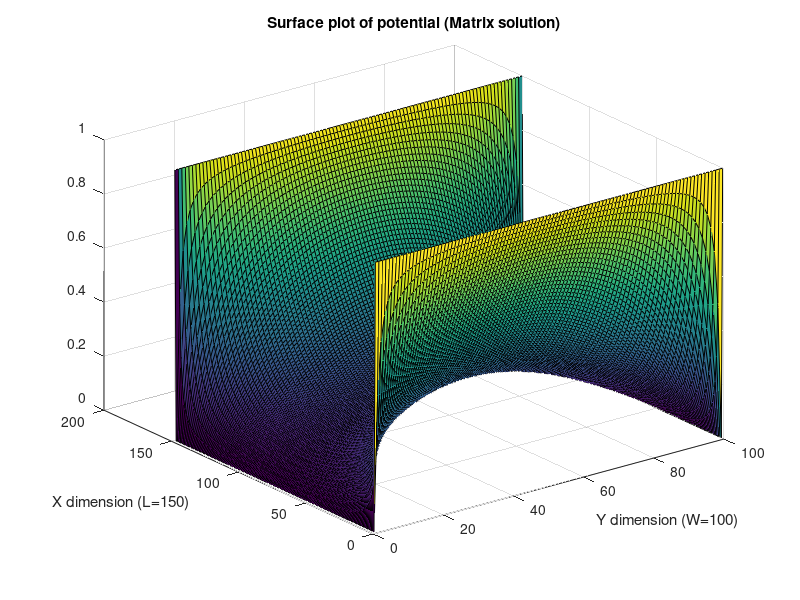
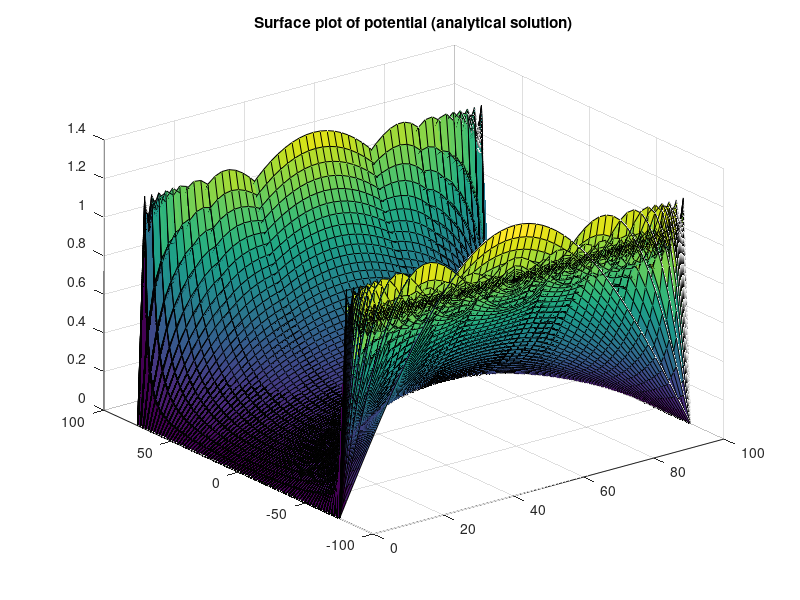

The MATLAB source for these figures, in order:
%% Part Two: Two Dimensional Case
% Here we are solving a 2-dimensional version of Laplace's equation in what
% is essentially a rectangular pipe. Our goal is to compare our numerical
% solution to the analytical solution that can be obtained with a
% separation of variables and fourier analysis. Solving the differential
% equations on paper can be annoying, so a numerical solution is
% appropriate here. This approach would be significantly harder in a
% different coordinate system, but for rectangular coordinates, its OK.

% There is an inherent error involved with both methods. The analytical
% solution involves an infinite sum, but since that's not physically
% realizable, I cut it off at 100. On my plot of the analytical solution,
% the top edges are still wavy, as its comprised of a large quantity of
% sinusoids. I chose to end it at 100 because when watching it as a movie,
% it would stop visually changing around 100 but it would slow down
% dramatically afterwards.

% The finite difference solution I obtained looks really good, but with
% a wider mesh it would look much less smooth. 

nx = 150;
ny = 100;
G = sparse(nx*ny, nx*ny);
B = zeros(1,nx*ny);
cMap = ones(nx,ny);

for i = 1:nx
    for j = 1:ny
        %Setting up the G-Matrix
        n = j + (i-1)*ny;
        if i == 1
            G(n,n) = 1;
            B(n) = 1;
        elseif i == nx
            G(n,n) = 1;
            B(n) = 1;
        elseif j == 1
            G(n,n) = 1;
        elseif j == ny
            G(n,n) = 1;
        else
            nxm = j + (i-2)*ny;
            nxp = j + (i)*ny;
            nym = j-1 + (i-1)*ny;
            nyp = j+1 + (i-1)*ny;
            G(n,nxp) = 1;
            G(n,nyp) = 1;
            G(n,nxm) = 1;
            G(n,nym) = 1;
            G(n,n) = -4;
        end
    end
end
%solving for matrix of potentials
V = G\B';
%remapping back to i,j
Vmap = zeros(nx,ny);
for i = 1:nx
    for j = 1:ny
        n = j + (i-1)*ny;
        Vmap(i,j) = V(n);
    end
end
%plotting V(x,y)
 figure(2)
 surf(Vmap)
 title('Surface plot of potential (Matrix solution)')
 ylabel('X dimension (L=150)')
 xlabel('Y dimension (W=100)')

%analytical solution
[x, y] = meshgrid(-75:2:75, 0:2:100);
a = 100;
b = 75;
V_an = 0;

for N = 1:100
    if rem(N,2) == 1
        V_an = V_an + (4/pi)*(cosh(N*pi*x/a).*sin(N*pi*y/a)) ./ (N*cosh(N*pi*b/a));
        figure(3)
        surf(y,x,V_an)
        title('Surface plot of potential (analytical solution)')
        hold on
        pause(0.01)
    end
end


